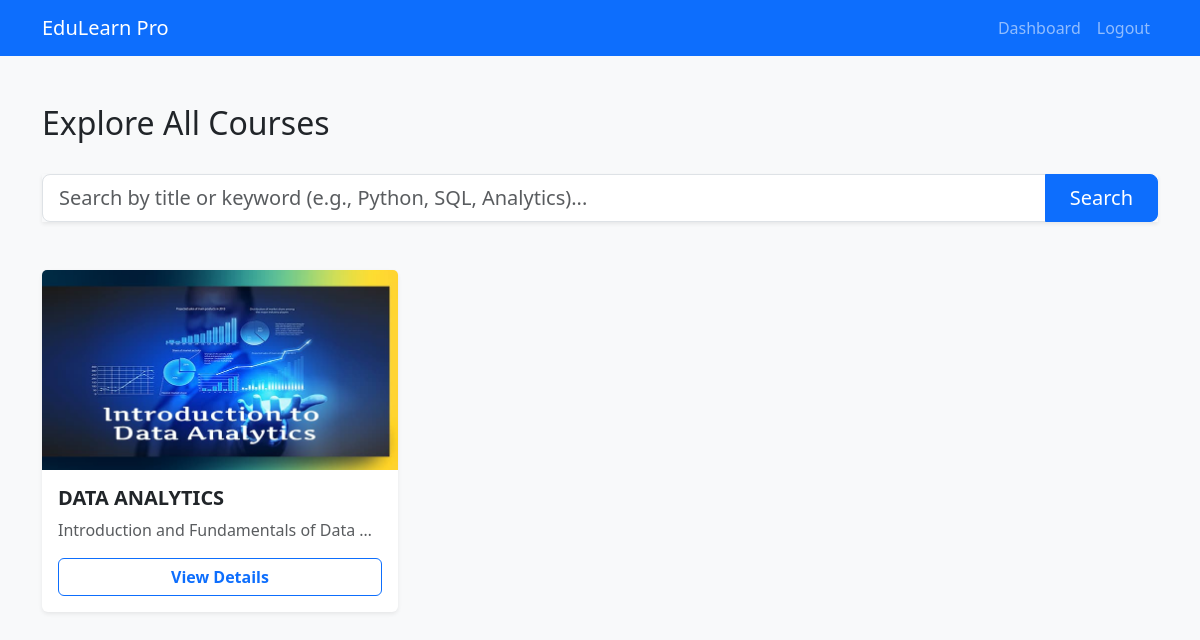
The app's page /courses, older data.
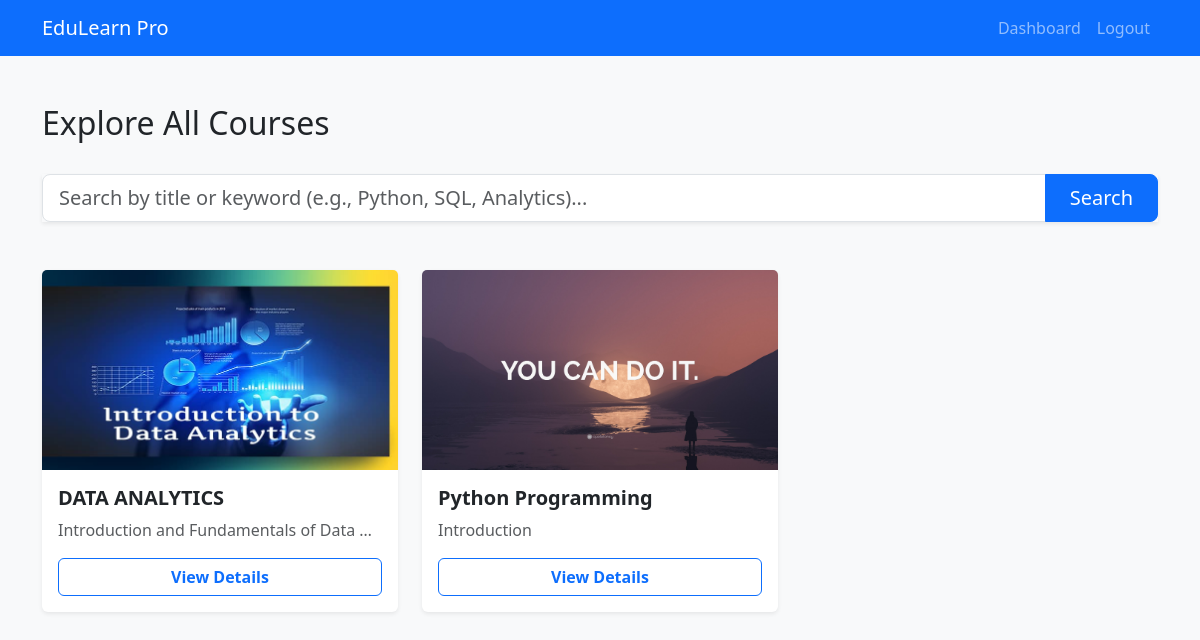
The same page, newer data.
### tables this page shows
CREATE TABLE courses (
    id INTEGER PRIMARY KEY AUTOINCREMENT,
    title TEXT NOT NULL,
    description TEXT,
    instructor_id INTEGER, thumbnail TEXT,
    FOREIGN KEY (instructor_id) REFERENCES users (id)
);

### app.py (the view)
@app.route('/courses')
def courses():
    conn = get_db_connection()
    search_query = request.args.get('search', '')
    if search_query:
        sql_query = 'SELECT * FROM courses WHERE title LIKE ? OR description LIKE ?'
        wildcard_search = f"%{search_query}%"
        all_courses = conn.execute(sql_query, (wildcard_search, wildcard_search)).fetchall()
    else:
        all_courses = conn.execute('SELECT * FROM courses').fetchall()
    conn.close()
    return render_template('courses.html', courses=all_courses, search_query=search_query)

### app.py (called while the page is built)
def get_db_connection():
    conn = sqlite3.connect('database.db')
    conn.row_factory = sqlite3.Row
    return conn

### templates/courses.html (shortened to what this page needs)
<!DOCTYPE html>
<html lang="en">
<head>
    <link href="https://cdn.jsdelivr.net/npm/bootstrap@5.3.0/dist/css/bootstrap.min.css" rel="stylesheet">
</head>
<body class="bg-light">
    <nav class="navbar navbar-expand-lg navbar-dark bg-primary">
        <div class="container">
            <a class="navbar-brand" href="/">EduLearn Pro</a>
            <div class="navbar-nav ms-auto">
                <a href="/dashboard" class="nav-link">Dashboard</a>
                <a href="/logout" class="nav-link">Logout</a>
            </div>
        </div>
    </nav>
    <div class="container mt-5">
        <div class="d-flex justify-content-between align-items-center mb-4">
            <h2>Explore All Courses</h2>
        </div>
        <form action="{{ url_for('courses') }}" method="GET" class="mb-5">
            <div class="input-group shadow-sm">
                <input type="text" name="search" class="form-control form-control-lg"
                       placeholder="Search by title or keyword (e.g., Python, SQL, Analytics)..."
                       value="{{ search_query }}">
                <button class="btn btn-primary btn-lg px-4" type="submit">Search</button>
            </div>
        </form>
        <div class="row">
            {% for course in courses %}
            <div class="col-md-4 mb-4">
                <div class="card h-100 shadow-sm border-0">
                    {% if course['thumbnail'] %}
                        <img src="{{ url_for('static', filename='uploads/' + course['thumbnail']) }}" class="card-img-top" alt="Course Image" style="height: 200px; object-fit: cover;">
                    {% else %}
                        <div class="card-img-top bg-secondary text-white d-flex align-items-center justify-content-center" style="height: 200px;">
                            <span>No Image</span>
                        </div>
                    {% endif %}
                    <div class="card-body d-flex flex-column">
                        <h5 class="card-title fw-bold">{{ course['title'] }}</h5>
                        <p class="card-text text-truncate text-muted">{{ course['description'] }}</p>
                        <div class="mt-auto">
                            {% if session.get('role') == 'student' %}
                                <form action="{{ url_for('enroll', course_id=course['id']) }}" method="POST">
                                    <button type="submit" class="btn btn-success w-100 fw-bold">Enroll Now</button>
                                </form>
                            {% elif session.get('role') == 'instructor' and session.get('user_id') == course['instructor_id'] %}
                                <a href="{{ url_for('course_details', course_id=course['id']) }}" class="btn btn-primary w-100 fw-bold">Manage Course</a>
                            {% else %}
                                <a href="{{ url_for('course_details', course_id=course['id']) }}" class="btn btn-outline-primary w-100 fw-bold">View Details</a>
                            {% endif %}
                        </div>
                    </div>
                </div>
            </div>
            {% endfor %}
        </div>
    </div>
</body>
</html>

Row changes from the older to the newer data that the page shows:
added courses: thumbnail (picture), title "Python Programming", description "Introduction"
